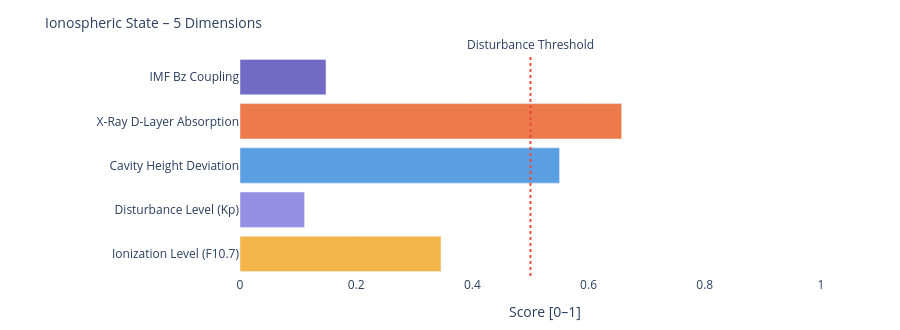

Notebook code cell kept with this figure:
### Markdown cell above
---
### 📐 Systemic Insight: Geometric Cavity vs. Real Schumann Resonance

**Relevant for:** Layer 6 = delta analysis &nbsp;|&nbsp; Layer 7 = feature vector / system interpretation

A cavity height change from 80 km to 70 km shifts the **idealized geometric frequencies** only minimally:

| Modus | Aktuell | Referenz | Δ |
|-------|---------|----------|---|
| SR-1 | 10.4762 Hz | 10.4599 Hz | +16 mHz |
| SR-2 | 18.1452 Hz | 18.1171 Hz | +28 mHz |
| SR-3 | 25.6612 Hz | 25.6215 Hz | +40 mHz |
| SR-4 | 33.1285 Hz | 33.0772 Hz | +51 mHz |

The geometric effect is limited because 10 km is very small compared to Earth's radius (~6371 km).

**Consequence:** Real Schumann deviations are likely driven more strongly by **conductivity, damping, day/night structure, lightning distribution and source geometry** than by pure cavity height.

---

**Layer 6 compares:**
```
geometric Δ from Layer 4  vs.  observed Δ from real Schumann measurement data
```

**Layer 7 Feature:**
```
If real Δ >> geometric Δ  →  non-geometric factors dominant
```

### Code cell
# ============================================================
# IONOSPHERIC STATE – Summary gauge
# Five dimensions: ionization, disturbance, cavity height, X-Ray, Bz coupling
# ============================================================

def norm(v, lo, hi):
    if v is None: return None
    return round(max(0.0, min(1.0, (v - lo) / (hi - lo))), 3)

# Ionization level (F10.7 → F2-Layer)
ioniz = norm(f107_val, 60, 250)

# Disturbance level (Kp → E/F-Layer irregularities)
disturb = norm(kp_val, 0, 9)

# Cavity height deviation from reference (80 km)
h_dev = norm(abs(h_eff - 80), 0, 20)

# X-Ray ionization (D-Layer absorption)
xray_ioniz = None
if xray_now is not None:
    xray_ioniz = norm(math.log10(max(xray_now, 1e-9)) + 9, 0, 5)

# Bz coupling (southward Bz → stronger magnetosphere-ionosphere coupling)
bz_coupling = norm(-(bz_now or 0), -5, 30) if bz_now is not None else None

dims = [
    ('Ionization Level (F10.7)',    ioniz,      '#F2A623'),
    ('Disturbance Level (Kp)',      disturb,    '#7F77DD'),
    ('Cavity Height Deviation',     h_dev,      '#378ADD'),
    ('X-Ray D-Layer Absorption',    xray_ioniz, '#E85D24'),
    ('IMF Bz Coupling',             bz_coupling,'#534AB7'),
]

fig = go.Figure()
for name, val, col in dims:
    if val is not None:
        h = int(val * 20)
        bar = '█' * h + '░' * (20 - h)
        label = f'{name}:  {bar}  {val:.3f}'
    else:
        label = f'{name}:  {"─" * 20}  n/a'
    fig.add_trace(go.Bar(
        x=[val if val is not None else 0],
        y=[name],
        orientation='h',
        marker_color=col, opacity=0.82,
        showlegend=False
    ))

fig.add_vline(x=0.5, line_dash='dot', line_color='#e74c3c',
              annotation_text='Disturbance Threshold', annotation_position='top')
fig.update_layout(
    title=dict(text='Ionospheric State – 5 Dimensions', font=dict(size=14)),
    xaxis=dict(title='Score [0–1]', range=[0, 1.05]),
    height=330, plot_bgcolor='rgba(0,0,0,0)', paper_bgcolor='rgba(0,0,0,0)',
    margin=dict(l=240, r=50, t=55, b=40)
)
fig.show()

print(f'\nIonospheric state:')
for name, val, _ in dims:
    print(f'  {name:<35} {val:.3f}' if val is not None else f'  {name:<35} n/a')

### Figure 1 — Plotly figure (JSON) as saved in the notebook; plotly's stock layout.template omitted (floating-point values rounded to 4 significant figures)
{"data": [{"marker": {"color": "#F2A623"}, "opacity": 0.82, "orientation": "h", "showlegend": false, "type": "bar", "x": [0.346], "y": ["Ionization Level (F10.7)"]}, {"marker": {"color": "#7F77DD"}, "opacity": 0.82, "orientation": "h", "showlegend": false, "type": "bar", "x": [0.111], "y": ["Disturbance Level (Kp)"]}, {"marker": {"color": "#378ADD"}, "opacity": 0.82, "orientation": "h", "showlegend": false, "type": "bar", "x": [0.55], "y": ["Cavity Height Deviation"]}, {"marker": {"color": "#E85D24"}, "opacity": 0.82, "orientation": "h", "showlegend": false, "type": "bar", "x": [0.657], "y": ["X-Ray D-Layer Absorption"]}, {"marker": {"color": "#534AB7"}, "opacity": 0.82, "orientation": "h", "showlegend": false, "type": "bar", "x": [0.148], "y": ["IMF Bz Coupling"]}], "layout": {"annotations": [{"showarrow": false, "text": "Disturbance Threshold", "x": 0.5, "xanchor": "center", "xref": "x", "y": 1, "yanchor": "bottom", "yref": "y domain"}], "height": 330, "margin": {"b": 40, "l": 240, "r": 50, "t": 55}, "paper_bgcolor": "rgba(0,0,0,0)", "plot_bgcolor": "rgba(0,0,0,0)", "shapes": [{"line": {"color": "#e74c3c", "dash": "dot"}, "type": "line", "x0": 0.5, "x1": 0.5, "xref": "x", "y0": 0, "y1": 1, "yref": "y domain"}], "title": {"font": {"size": 14}, "text": "Ionospheric State – 5 Dimensions"}, "xaxis": {"range": [0, 1.05], "title": {"text": "Score [0–1]"}}}}
